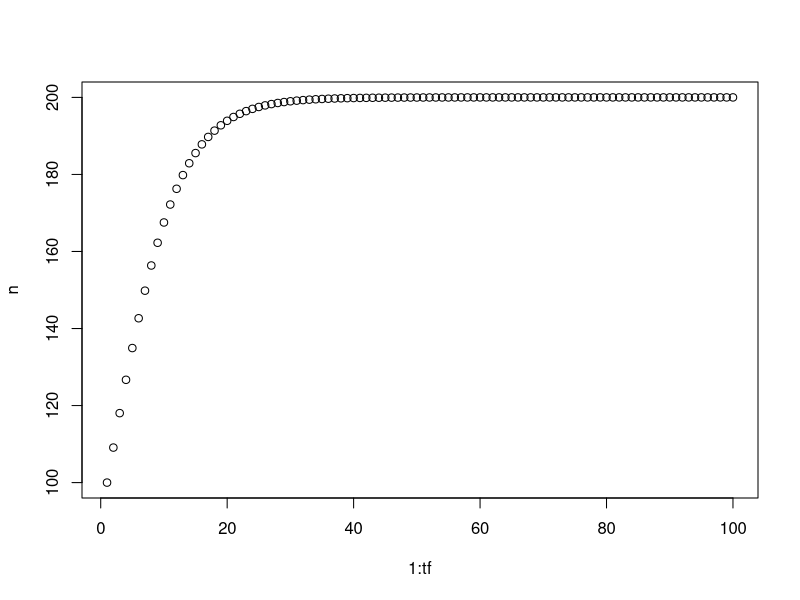
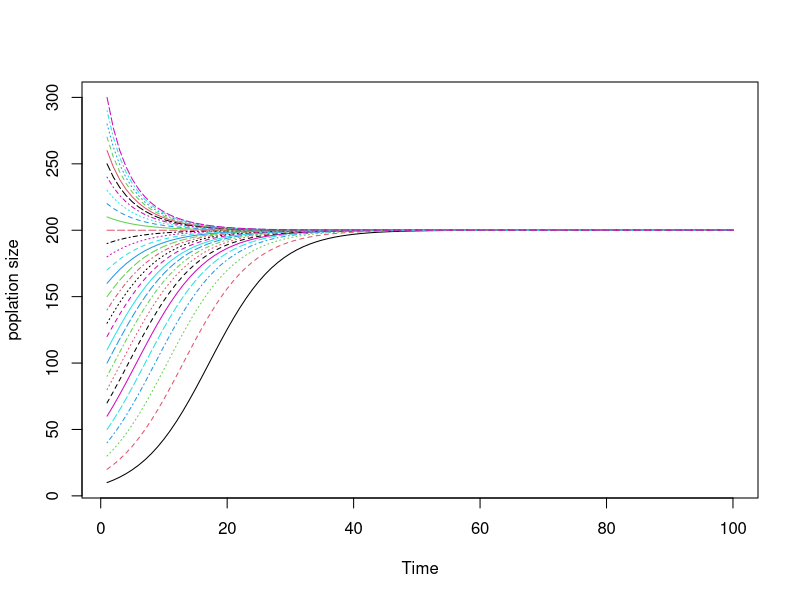
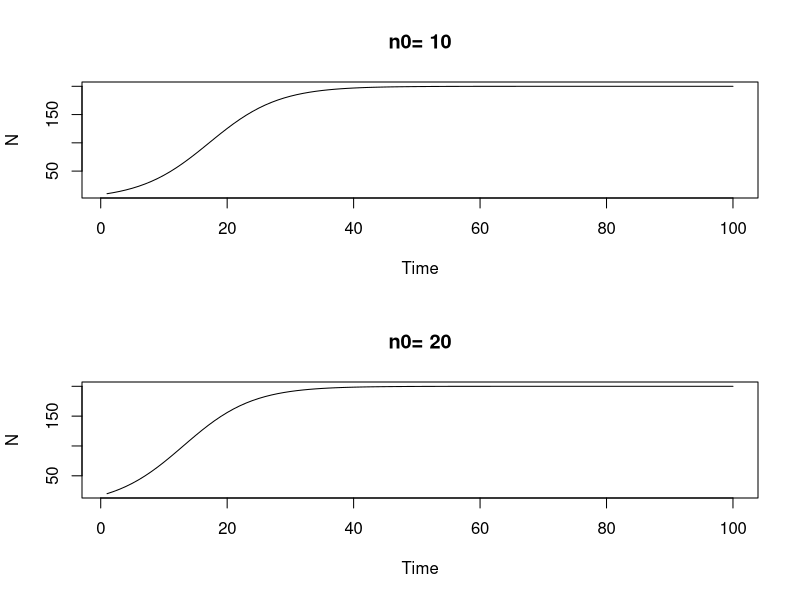

Recreate these plots in R, in order.
# practicing loops

# function for Beverton-Holt model
# inputs:
# nt = population size at time t
# alpha = growth at low population sizes
# beta = determines saturation point
# output: population size at time t+1
bh = function(nt, alpha=1.2, beta=0.001) { # note: setting defaults
  nt1 = alpha*nt/(1+beta*nt) # Beverton-Holt over one time step
  return(nt1) # return the population size in the next time step
}

# set our parameters
n0 = 100 # initial population size
tmax = 10000 # maximum time allowed
minDiff = 0.01#5 # minimum difference to singals reach equilibrium
n = rep(NA,2) # start an empty vector
n[1] = n0 # fill in initial popula size
n[2] = bh(n[1]) # population size at the second time step
t=2 # starting at time two
while(abs(n[t]-n[t-1])>minDiff & t<tmax) { # run until equilbrium: difference in population size between two time steps is small - use the tmax to avoid an infinite loop
  n[t+1] = bh(n[t]) # updates population size
  t = t+1 # update time step
  #print(n)
  #print(t)
}

rm(n) # clear out population size
tf = 100 # final time (instead of having our minimum difference)
n = rep(NA, tf) # set aside a vector of population sizes to fill in: good for efficient memory use
n[1] = n0 # set initial population size
for(t in 1:(tf-1)) { # loops through each value of t from 1 to tf-1
  n[t+1] = bh(n[t]) # run Beverton-Holt model for one time step
  #print(t)
  #print(n)
}
plot(1:tf,n) # plot time series

# try Beverton-Holt through time with different initial conditions
vn0 = seq(10,300,by=10) # vector of initial conditions
Nn0 = length(vn0) # how many initial conditions we're using
n = matrix(NA, nrow=tf, ncol=Nn0) # setting up empty matrix to fill in with population sizes
n[1,] = vn0 # fill in initial conditions
for(t in 1:(tf-1)) { # loop through time
  n[t+1,] = bh(n[t,]) # fill in the next time step -- next row, all columns for all initial conditions
}
matplot(1:tf,n,type='l', xlab="Time", ylab="poplation size")

# how to do subplots
mf = par(mfrow=c(2,1)) # steps up 2 subplots
for(stp in 1:2) plot(1:tf,n[,stp],type='l', xlab="Time",ylab="N",main=paste("n0=",vn0[stp])) # plot two initial conditions in different subplots, have the title say what the initial condition was
par(mfrow=mf) # wraps up the suplots